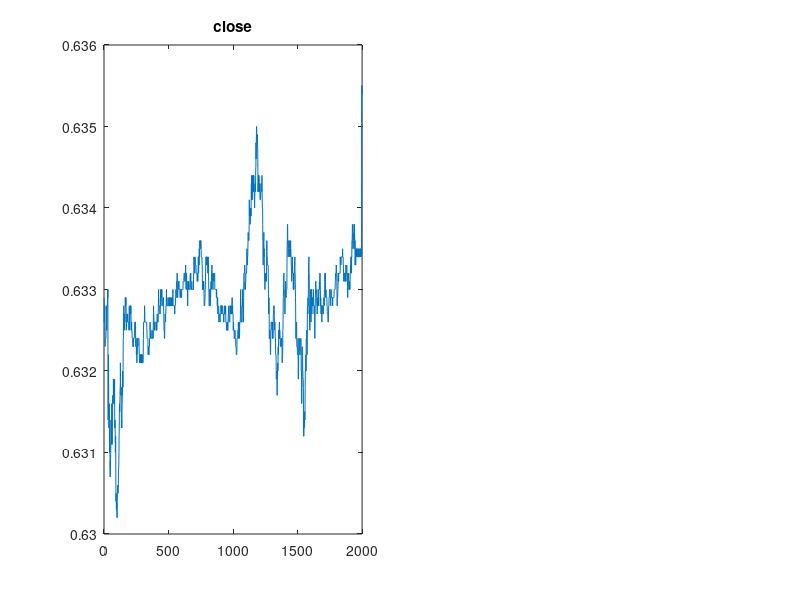

Here is the MATLAB script that generated this plot:
%% data input- this recieves the inout from the data source. IN this case we will be using historical data from a csv. 
% i will write the code to use both csvread and xlsreae and then test which
% one is faster.

time=xlsread('Data.csv','B2:B2001');
open=xlsread('Data.csv','D2:D2001');
close=xlsread('Data.csv','F2:F2001');

closingsize=size(close,1);

%% Plot original data 

plot(time,close);


%% Do reversal amount
reversal= input('reversal amount')



%%%% This file is to plot the support and resistances in the data and then
%%%% predict the future trend based on elliot wave theory. The current
%%%% value is checked against the last support or resistance to see if it
%%%% has broken resistnace or fallen from support.






%% defining resistance --possible resitance will be held in a circular
%%buffer of previous inputs


n=3;
pivot=zeros([closingsize 1]);
x=zeros(20,1); %circular buffer
support=zeros([closingsize 1]);
resistance=zeros([closingsize 1]);

while  n <= (size(close,1)-2) 
    
if close(n) < close(n-1) && close(n)< close(n+1)
     pivot(n) = close(n);
end



    if pivot(n) > (support(n+1) + reversal) && pivot(n) > (close(n) + reversal)
        resistance(n) = pivot(n);
    end
    
    
%% Defining support 

 
    if pivot(n) < (resistance(n-1) + reversal) && pivot(n) < (close(n) + reversal)
        
        support(n) = pivot(n);
      
   
    end
    
   
    
    n = n+1;
    
    
 
end


support 
resistance


m=[closingsize 1]
subplot(1,1,1),plot(pivot);
title('pivot')
subplot(1,2,1),plot(close);
title('close')
axis auto


 

